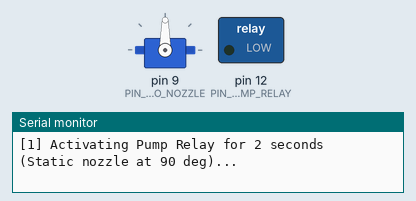
Simulated run of this sketch. Board: Arduino Uno, built with avr-gcc and run on an emulated ATmega328P. Parts: servo, switched loads named in the sketch (green lamp = pin HIGH), the last lines printed to the serial monitor.

Above: at 3.3 s.
At 5.7 s:
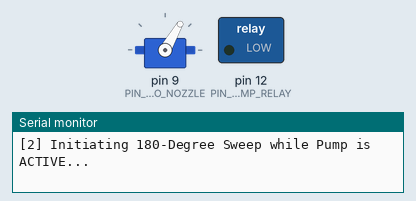
At 8.15 s:
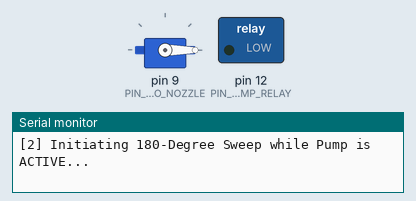
At 13.2 s:
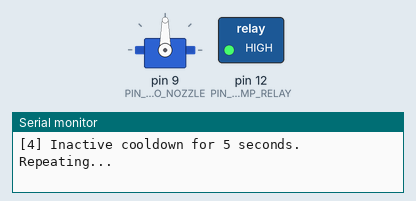
Timing chart, 0 to 16.2 s (numbered marks = the images above):
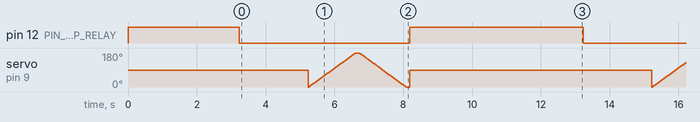

The sketch:

pump_servo_test.ino
```cpp
/**
 * ======================================================================================
 * Project: AquaFlare — Autonomous Firefighting Robot
 * Utility: Water Pump Relay & 180-Degree Servo Sweep Diagnostic
 * Purpose: Tests relay switching for the 9V submersible water pump and verifies
 *          full 180-degree smooth oscillation of the SG90 nozzle servo.
 * Author: Sujay Paul
 * Repository: https://github.com/sujaypaul27/Firefighting-Robot-AquaFlare
 * ======================================================================================
 */

#include <Servo.h>

const uint8_t PIN_SERVO_NOZZLE = 9;
const uint8_t PIN_PUMP_RELAY   = 12;

const uint8_t RELAY_ACTIVE     = LOW;
const uint8_t RELAY_INACTIVE   = HIGH;

Servo nozzleServo;

void setup() {
  Serial.begin(9600);
  pinMode(PIN_PUMP_RELAY, OUTPUT);
  digitalWrite(PIN_PUMP_RELAY, RELAY_INACTIVE);

  nozzleServo.attach(PIN_SERVO_NOZZLE);
  nozzleServo.write(90); // Center

  Serial.println(F("========================================================="));
  Serial.println(F("     AquaFlare: Pump Relay & Servo Sweep Test Suite      "));
  Serial.println(F("========================================================="));
  Serial.println(F("WARNING: Ensure water reservoir has sufficient liquid"));
  Serial.println(F("         and nozzle is directed safely into a container!"));
  delay(3000);
}

void loop() {
  Serial.println(F("[1] Activating Pump Relay for 2 seconds (Static nozzle at 90 deg)..."));
  digitalWrite(PIN_PUMP_RELAY, RELAY_ACTIVE);
  delay(2000);

  Serial.println(F("[2] Initiating 180-Degree Sweep while Pump is ACTIVE..."));
  // 0 to 180 degrees sweep
  for (int pos = 0; pos <= 180; pos += 2) {
    nozzleServo.write(pos);
    delay(15);
  }
  delay(100);

  // 180 to 0 degrees return sweep
  for (int pos = 180; pos >= 0; pos -= 2) {
    nozzleServo.write(pos);
    delay(15);
  }
  delay(100);

  Serial.println(F("[3] Turning OFF Pump Relay and centering servo..."));
  digitalWrite(PIN_PUMP_RELAY, RELAY_INACTIVE);
  nozzleServo.write(90);

  Serial.println(F("[4] Inactive cooldown for 5 seconds. Repeating..."));
  delay(5000);
}
```

Measured:
- by itself, pin 12 (PIN_PUMP_RELAY): alternates HIGH for 5.0 s and LOW for 4.9 s
